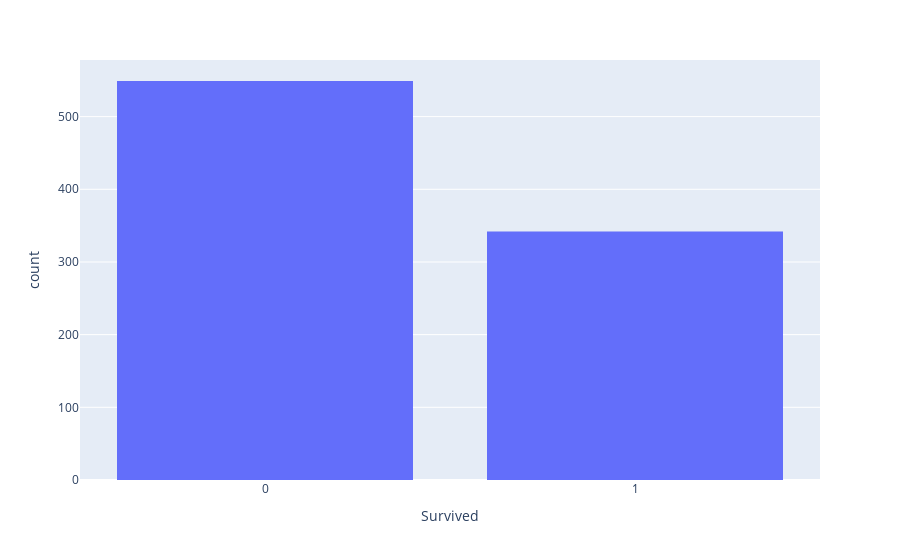

The code cell stored with this chart in its notebook:
### Markdown cell above
### Sobrevivência

### Code cell
fig = px.histogram(train, x='Survived')
fig.update_layout(xaxis_type='category')
fig.show()

### Figure 1 — Plotly figure (JSON) as saved in the notebook; plotly's stock layout.template omitted (floating-point values rounded to 4 significant figures; data arrays with more than 128 entries replaced by an {"elided": "..."} marker saying what was removed)
{"data": [{"alignmentgroup": "True", "bingroup": "x", "hovertemplate": "Survived=%{x}<br>count=%{y}<extra></extra>", "legendgroup": "", "marker": {"color": "#636efa", "pattern": {"shape": ""}}, "name": "", "offsetgroup": "", "orientation": "v", "showlegend": false, "type": "histogram", "x": {"elided": "891 int values"}, "xaxis": "x", "yaxis": "y"}], "layout": {"barmode": "relative", "legend": {"tracegroupgap": 0}, "margin": {"t": 60}, "xaxis": {"anchor": "y", "domain": [0, 1], "title": {"text": "Survived"}, "type": "category"}, "yaxis": {"anchor": "x", "domain": [0, 1], "title": {"text": "count"}}}}
